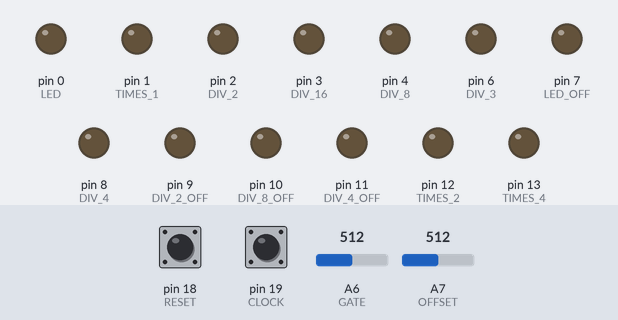
Bench run of a sketch on a simulated Arduino Nano, built with avr-gcc and run on an emulated ATmega328P. Shown: output pins drawn as LEDs (lit = HIGH). Dashed ring = blinking. The inputs (shaded band) are chosen by the test bench; at power-on: pin 19 (CLOCK) LOW, pin 18 (RESET) LOW, A6 (GATE) = 512, A7 (OFFSET) = 512.

Above: at 1.2 s.
1.3 s: pin 19 (CLOCK) driven HIGH
At 3.7 s:
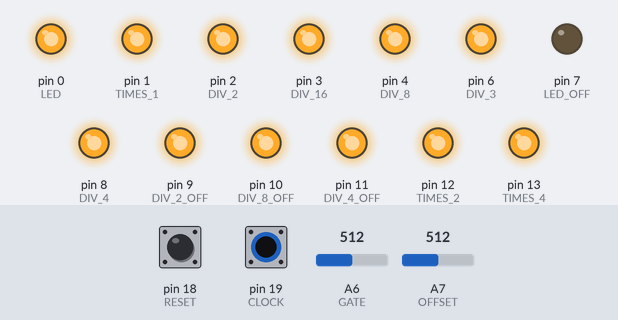
4.3 s: pin 19 (CLOCK) driven LOW
At 5.5 s:
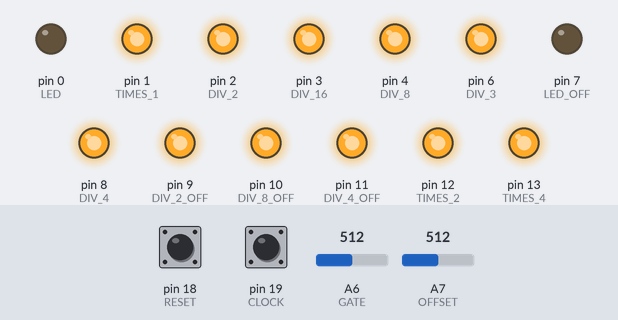
5.8 s: pin 19 (CLOCK) driven HIGH
At 8.3 s:
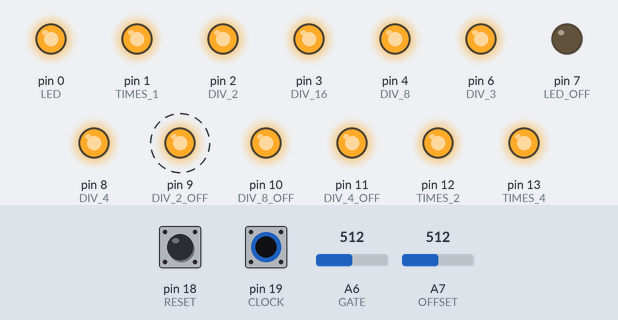
8.8 s: pin 19 (CLOCK) pulsed LOW 2 times (0.12 s each, 0.3 s apart)
At 10.59 s:
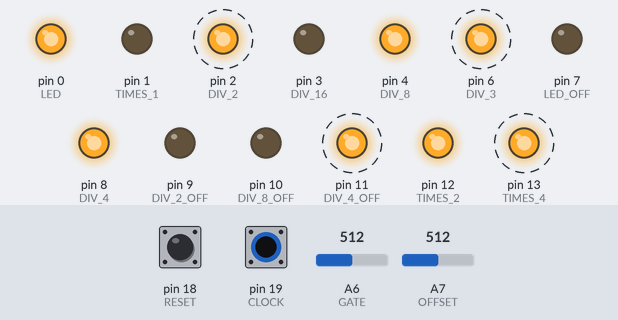
12.4 s: pin 19 (CLOCK) pulsed LOW 5 times (0.12 s each, 0.3 s apart)
At 13.91 s:
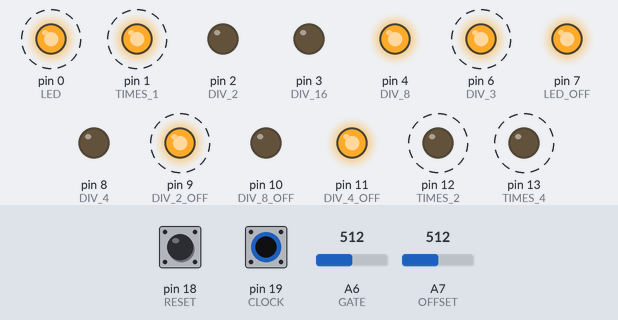
Timing chart, 0 to 17.3 s (numbered marks = the images above; inputs shaded):
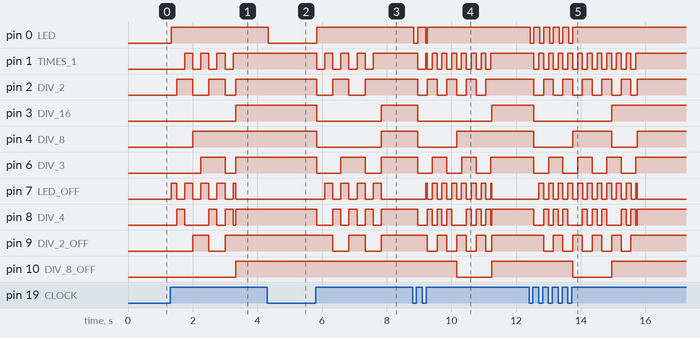

Measured:
- after the input at 1.3 s, pin 0 (LED): LOW → HIGH at once; pin 1 (TIMES_1): alternates HIGH for 0.25 s and LOW for 0.25 s, 7 changes in all, then stays HIGH, starting after 0.45 s
- after the input at 4.3 s, pin 0 (LED): HIGH → LOW at once
- after the input at 5.8 s, pin 0 (LED): LOW → HIGH at once; pin 1 (TIMES_1): alternates HIGH for 0.25 s and LOW for 0.25 s, 8 changes in all, then stays HIGH, starting at once
- after the input at 8.8 s, pin 0 (LED): HIGH → LOW at once, → HIGH 0.12 s later, → LOW 0.25 s later, → HIGH 0.05 s later; pin 1 (TIMES_1): goes LOW 0.25 s, HIGH 0.05 s, 6 × (LOW 0.15 s, HIGH 0.15 s), LOW 0.15 s, then HIGH, starting after 0.15 s
- after the input at 12.4 s, pin 0 (LED): alternates HIGH for 0.18 s and LOW for 0.12 s, 10 changes in all, then stays HIGH, starting at once; pin 1 (TIMES_1): alternates HIGH for 0.15 s and LOW for 0.15 s, 22 changes in all, then stays HIGH, starting after 0.15 s

The sketch:

Pattes_Tempo.ino
```cpp
#include "ArduinoTapTempo.h"

// DIGITAL PINS

#define LED 0
#define TIMES_1 1
#define DIV_2 2
#define DIV_3 6
#define DIV_4 8
#define DIV_8 4
#define DIV_16 3
#define LED_OFF 7
#define TIMES_1_OFF 8
#define DIV_2_OFF 9
#define DIV_4_OFF 11
#define DIV_8_OFF 10
#define TIMES_2 12
#define TIMES_4 13
#define RESET 18
#define CLOCK 19

// ANALOG PINS

#define GATE A6
#define OFFSET A7

// OTHER CONSTANTS

#define DEBOUNCE 30
#define LONG_PRESS 2000

// VARIABLES

int resetState = LOW;
int resetLastRawState = LOW;
unsigned long resetLastDebounceTime = 0;
bool resetChanged = false;
int clockState = LOW;
int clockLastRawState = LOW;
unsigned long clockLastDebounceTime = 0;
unsigned long clockLastStateTime = 0;
bool clockChanged = false;
float gate = 0.0;
float offset = 0.0;
ArduinoTapTempo tapTempo;
float beat = 0.0;
float beat_t2 = 0.0;
float beat_t4 = 0.0;
float beat_d2 = 0.0;
float beat_d3 = 0.0;
float beat_d4 = 0.0;
float beat_d8 = 0.0;
float beat_d16 = 0.0;
bool paused = true;
bool ledState = false;
bool ledOffsetState = false;
bool times4State = false;
bool times2State = false;
bool times1State = false;
bool times1OffsetState = false;
bool div2State = false;
bool div2OffsetState = false;
bool div3State = false;
bool div4State = false;
bool div4OffsetState = false;
bool div8State = false;
bool div8OffsetState = false;
bool div16State = false;

// FUNCTIONS

bool debounceRead(int pin, int *state, int *lastRawState, unsigned long *lastDebounceTime)
{
  int raw = digitalRead(pin);
  bool changed = false;

  if (raw != *lastRawState)
  {
    *lastDebounceTime = millis();
  }

  if ((millis() - *lastDebounceTime) > DEBOUNCE)
  {
    changed = raw != *state;

    *state = raw;
  }

  *lastRawState = raw;

  return changed;
}

void writeOnChange(int pin, bool *state, bool value)
{
  if (*state != value)
  {
    digitalWrite(pin, *state ? HIGH : LOW);
  }
  *state = value;
}

void writeOnChangeLed(int pin, bool *state, bool value)
{
  if (*state != value)
  {
    digitalWrite(pin, *state ? LOW : HIGH);
  }
  *state = value;
}

// SCRIPT START

void setup()
{
  pinMode(LED, OUTPUT);
  pinMode(LED_OFF, OUTPUT);
  pinMode(TIMES_4, OUTPUT);
  pinMode(TIMES_2, OUTPUT);
  pinMode(TIMES_1, OUTPUT);
  pinMode(TIMES_1_OFF, OUTPUT);
  pinMode(DIV_2, OUTPUT);
  pinMode(DIV_2_OFF, OUTPUT);
  pinMode(DIV_3, OUTPUT);
  pinMode(DIV_4, OUTPUT);
  pinMode(DIV_4_OFF, OUTPUT);
  pinMode(DIV_8, OUTPUT);
  pinMode(DIV_8_OFF, OUTPUT);
  pinMode(DIV_16, OUTPUT);

  pinMode(RESET, INPUT);
  pinMode(CLOCK, INPUT);

  tapTempo.resetTapChain();
}

void loop()
{
  // INPUTS

  resetChanged = debounceRead(RESET, &resetState, &resetLastRawState, &resetLastDebounceTime);
  clockChanged = debounceRead(CLOCK, &clockState, &clockLastRawState, &clockLastDebounceTime);

  if (clockChanged)
  {
    clockLastStateTime = millis();
  }

  gate = (float)analogRead(GATE) / 1024.0;
  offset = (float)analogRead(OFFSET) / 1024.0;

  // LOGIC

  if (resetChanged && resetState == HIGH || clockState == HIGH && (millis() - clockLastStateTime) > LONG_PRESS)
  {
    if (!paused)
    {
      tapTempo.resetTapChain();
      paused = true;
    }
  }
  else
  {
    if (clockState == HIGH)
    {
      paused = false;
    }

    tapTempo.update(clockState == HIGH);
  }

  beat_t4 = tapTempo.beatProgress(0.25) * 4.0;
  writeOnChange(TIMES_4, &times4State, !paused && beat_t4 < gate);

  beat_t2 = tapTempo.beatProgress(0.5) * 2.0;
  writeOnChange(TIMES_2, &times2State, !paused && beat_t2 < gate);

  beat = tapTempo.beatProgress();
  writeOnChange(TIMES_1, &times1State, !paused && beat < gate);
  writeOnChange(TIMES_1_OFF, &times1OffsetState, !paused && fmod(beat + offset, 1.0) < gate);

  beat_d2 = tapTempo.beatProgress(2.0) * 0.5;
  writeOnChange(DIV_2, &div2State, !paused && beat_d2 < gate);
  writeOnChange(DIV_2_OFF, &div2OffsetState, !paused && fmod(beat_d2 + offset, 1.0) < gate);

  beat_d3 = tapTempo.beatProgress(3.0) * 0.333333;
  writeOnChange(DIV_3, &div3State, !paused && beat_d3 < gate);

  beat_d4 = tapTempo.beatProgress(4.0) * 0.25;
  writeOnChange(DIV_4, &div4State, !paused && beat_d4 < gate);
  writeOnChange(DIV_4_OFF, &div4OffsetState, !paused && fmod(beat_d4 + offset, 1.0) < gate);

  beat_d8 = tapTempo.beatProgress(8.0)* 0.125;
  writeOnChange(DIV_8, &div8State, !paused && beat_d8 < gate);
  writeOnChange(DIV_8_OFF, &div8OffsetState, !paused && fmod(beat_d8 + offset, 1.0) < gate);

  beat_d16 = tapTempo.beatProgress(16.0) * 0.0625;
  writeOnChange(DIV_16, &div16State, !paused && beat_d16 < gate);

  // LEDS

  writeOnChangeLed(LED, &ledState, clockState == HIGH || !paused && beat < gate);
  writeOnChangeLed(LED_OFF, &ledOffsetState, !paused && fmod(beat + offset, 1.0) < gate);
}
```

ArduinoTapTempo.cpp
```cpp
// (licence header left out)
#include <Arduino.h>
#include "ArduinoTapTempo.h"

void ArduinoTapTempo::setSkippedTapThresholdLow(float threshold)
{
    if (threshold > 1.0 && threshold < 2.0)
        skippedTapThresholdLow = threshold;
}

void ArduinoTapTempo::setSkippedTapThresholdHigh(float threshold)
{
    if (threshold > 2.0 && threshold < 4.0)
        skippedTapThresholdHigh = threshold;
}

float ArduinoTapTempo::getBPM()
{
    return 60000.0 / beatLengthMS;
}

float ArduinoTapTempo::setBPM(float bpm)
{
    beatLengthMS = 60000 / bpm;
}

bool ArduinoTapTempo::onBeat()
{
    return fmod((float)millisSinceReset, (float)beatLengthMS) < fmod((float)millisSinceResetOld, (float)beatLengthMS);
}

bool ArduinoTapTempo::isChainActive()
{
    return isChainActive(millis());
}

bool ArduinoTapTempo::isChainActive(unsigned long ms)
{
    return lastTapMS + maxBeatLengthMS > ms && lastTapMS + (beatLengthMS * beatsUntilChainReset) > ms;
}

float ArduinoTapTempo::beatProgress()
{
    return beatProgress(1.0);
}

float ArduinoTapTempo::beatProgress(float modulo)
{
    return fmod((float)millisSinceReset / (float)beatLengthMS, modulo);
}

void ArduinoTapTempo::update(bool buttonDown)
{
    unsigned long ms = millis();

    // if a tap has occured...
    if (buttonDown && !buttonDownOld)
        tap(ms);

    buttonDownOld = buttonDown;
    millisSinceResetOld = millisSinceReset;
    millisSinceReset = ms - lastResetMS;
}

void ArduinoTapTempo::tap(unsigned long ms)
{
    // start a new tap chain if last tap was over an amount of beats ago
    if (!isChainActive(ms))
        resetTapChain(ms);

    addTapToChain(ms);
}

void ArduinoTapTempo::addTapToChain(unsigned long ms)
{
    // get time since last tap
    unsigned long duration = ms - lastTapMS;

    // reset beat to occur right now
    lastTapMS = ms;

    tapsInChain++;
    if (tapsInChain == 1)
        return;

    // detect if last duration was approximately twice the length of the current beat length
    // and if so then we've simply missed a beat and can halve the duration to get the real beat length
    if (skippedTapDetection && tapsInChain > 2 && !lastTapSkipped && duration > beatLengthMS * skippedTapThresholdLow && duration < beatLengthMS * skippedTapThresholdHigh)
    {
        duration = duration >> 1;
        lastTapSkipped = true;
    }
    else
    {
        lastTapSkipped = false;
    }

    tapDurations[tapDurationIndex] = duration;
    tapDurationIndex++;
    if (tapDurationIndex == totalTapValues)
    {
        tapDurationIndex = 0;
    }

    beatLengthMS = getAverageTapDuration();
}

void ArduinoTapTempo::resetTapChain()
{
    resetTapChain(millis());
}

void ArduinoTapTempo::resetTapChain(unsigned long ms)
{
    tapsInChain = 0;
    tapDurationIndex = 0;
    lastResetMS = ms;
    for (int i = 0; i < totalTapValues; i++)
    {
        tapDurations[i] = 0;
    }
}

unsigned long ArduinoTapTempo::getAverageTapDuration()
{
    int amount = tapsInChain - 1;
    if (amount > totalTapValues)
        amount = totalTapValues;

    unsigned long runningTotalMS = 0;
    for (int i = 0; i < amount; i++)
    {
        runningTotalMS += tapDurations[i];
    }
    unsigned long avgTapDurationMS = runningTotalMS / amount;
    if (avgTapDurationMS < minBeatLengthMS)
    {
        return minBeatLengthMS;
    }
    return avgTapDurationMS;
}

void ArduinoTapTempo::setBeatsUntilChainReset(int beats)
{
    if (beats < 2)
    {
        beats = 2;
    }
    beatsUntilChainReset = beats;
}

void ArduinoTapTempo::setTotalTapValues(int total)
{
    if (total < 2)
    {
        total = 2;
    }
    else if (total > ArduinoTapTempo::MAX_TAP_VALUES)
    {
        total = ArduinoTapTempo::MAX_TAP_VALUES;
    }
    totalTapValues = total;
}
```

ArduinoTapTempo.h
```cpp
// (licence header left out)
#ifndef ARDUINO_TAP_TEMPO_H
#define ARDUINO_TAP_TEMPO_H

#include <Arduino.h>

class ArduinoTapTempo
{
public:
    static const int MAX_TAP_VALUES = 10;

    bool onBeat(); // returns true if a beat has occured since the last update(), not accurate enough for timing in music but useful for LEDs or other indicators
    // Note that this may return true in rapid succession while tapping and setting the tempo to a slightly slower rate than the current tempo,
    // as the beat may occur and shortly afterward a new tap triggers a new beat
    bool isChainActive();                 // returns true if the current tap chain is still accepting new taps to fine tune the tempo
    bool isChainActive(unsigned long ms); // returns true if the current tap chain is still accepting new taps to fine tune the tempo
    float getBPM();                       // returns the number of beats per minute
    float setBPM(float bpm);              // sets the number of beats per minute
    float beatProgress();                 // returns a float from 0.0 to 1.0 indicating the percent through the current beat
    float beatProgress(float modulo);     // returns a float from 0.0 to 1.0 indicating the percent through the current beat
    void resetTapChain();                 // resets the current chain of taps and sets the start of the bar to the current time
    void resetTapChain(unsigned long ms); // resets the current chain of taps and sets the start of the bar to the current time

    inline unsigned long getBeatLength() { return beatLengthMS; } // returns the length of the beat in milliseconds
    inline unsigned long getLastTapTime() { return lastTapMS; }   // returns the time of the last tap in milliseconds since the program started

    void update(bool buttonDown); // call this each time you read your button state, accepts a boolean indicating if the button is down

    // getters and setters

    // skipped taps are detected when a tap duration is close to double the last tap duration.
    inline void enableSkippedTapDetection() { skippedTapDetection = true; }
    inline void disableSkippedTapDetection() { skippedTapDetection = false; }
    void setSkippedTapThresholdLow(float threshold);  // This sets the lower threshold, accepts a float from 1.0 to 2.0.
    void setSkippedTapThresholdHigh(float threshold); // This sets the upper threshold, accepts a float from 2.0 to 4.0.
    void setBeatsUntilChainReset(int beats);          // The current chain of taps will finish this many beats after the most recent tap, accepts an int greater than 1
    void setTotalTapValues(int total);                // Sets the maximum number of most recent taps that will be averaged out to calculate the tempo, accepts int from 2 to MAX_TAP_VALUES
    // increasing this allows the tempo to be more accurate compared to your tapping, but slower to respond to gradual changes in tapping speed.
    inline void setMaxBeatLengthMS(unsigned long ms) { maxBeatLengthMS = ms; } // Sets the maximum beat length permissible.
    // If a tap attempts to set the beat length to anything greater than this value, the new tap will start a new chain and the tempo will remain unchanged.
    inline void setMinBeatLengthMS(unsigned long ms) { minBeatLengthMS = ms; } // Sets the minimum beat length permissible.
    // If the average tap length is less than this value, then this value will be used instead.
    inline void setMaxBPM(float bpm) { minBeatLengthMS = 60000.0 / bpm; } // Sets the minimum beats per minute permissible.
    // This is another way of setting the minimum beat length.
    inline void setMinBPM(float bpm) { maxBeatLengthMS = 60000.0 / bpm; } // Sets the maximum beats per minute permissible.
                                                                          // This is another way of setting the maximum beat length.

private:
    // config
    unsigned long maxBeatLengthMS = 2000; // 30.0bpm
    unsigned long minBeatLengthMS = 250;  // 240.0bpm
    int beatsUntilChainReset = 3;
    int totalTapValues = 8;
    float skippedTapThresholdLow = 1.75;
    float skippedTapThresholdHigh = 2.75;

    // button state
    bool buttonDownOld = false;

    // timing
    unsigned long millisSinceReset = 0;
    unsigned long millisSinceResetOld = 0;
    unsigned long beatLengthMS = 500;
    unsigned long lastResetMS = millis();

    // taps
    unsigned long lastTapMS = 0;
    unsigned long tapDurations[ArduinoTapTempo::MAX_TAP_VALUES];
    int tapDurationIndex = 0;
    int tapsInChain = 0;
    bool skippedTapDetection = true;
    bool lastTapSkipped = false;

    // private methods
    void tap(unsigned long ms);
    void addTapToChain(unsigned long ms);
    unsigned long getAverageTapDuration();
};

#endif
```
